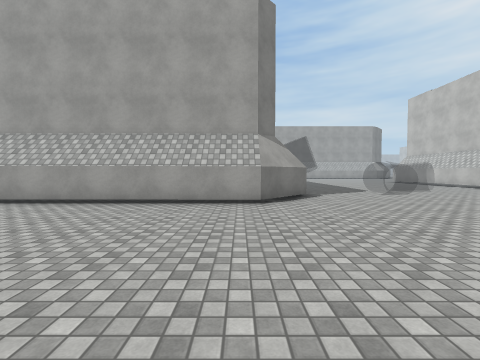
View 1 (above)

21 first-person views from a walk through a scene from a Unity 3-D project. The camera is 1.4 m above the floor, tilts 2° down and sees 90° across. The floor is counted in squares, 2 m on a side. Each view is taken from the middle of a square. On the plan, view 1 faces up. The plan holds only what a view shows up to about 9 squares ahead; the rest is blank. The place goes on beyond the plan. The player character is not drawn. Surface patterns are stand-ins for the level's own textures.

View 2
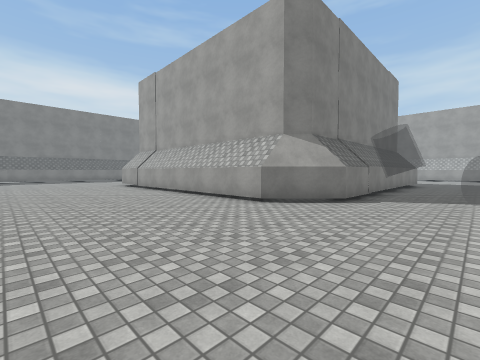

View 3
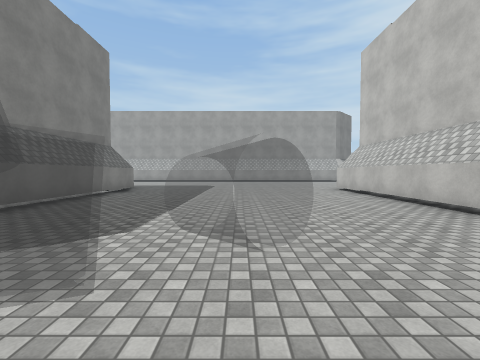

View 4
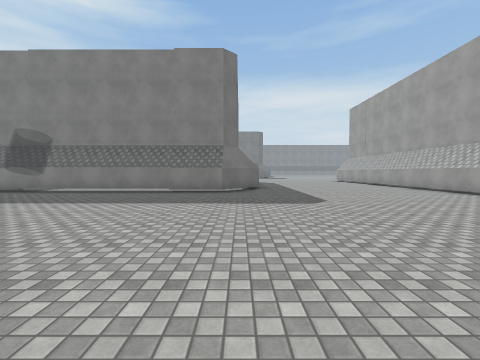

View 5
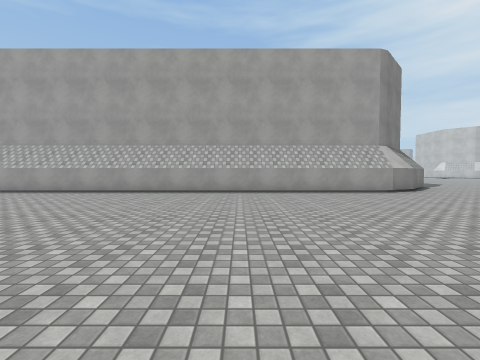

View 6
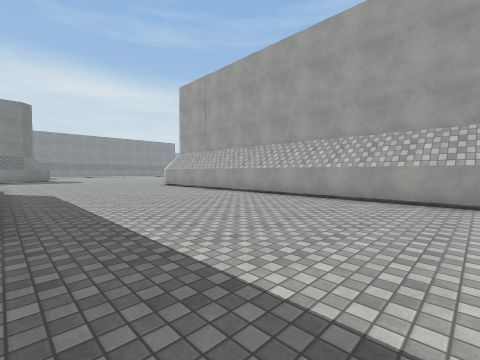

View 7
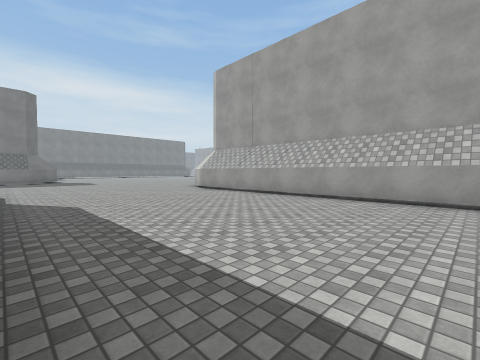

View 8
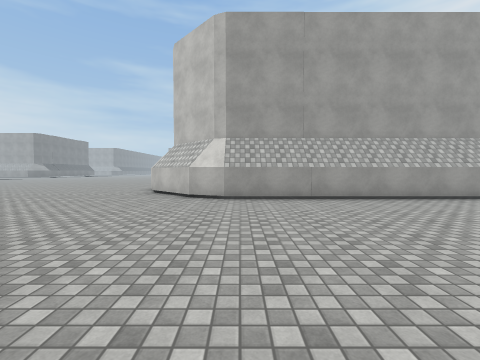

View 9
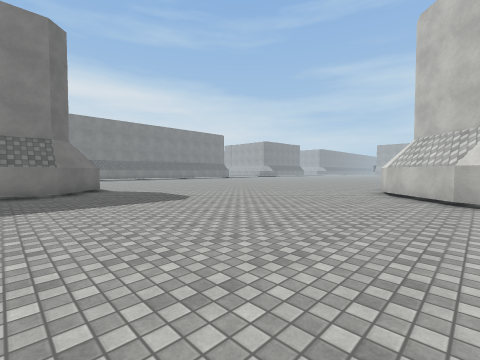

View 10
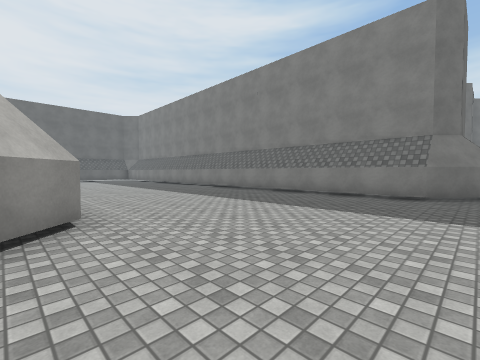

View 11
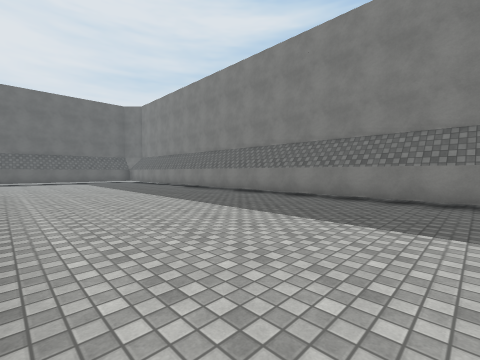

View 12
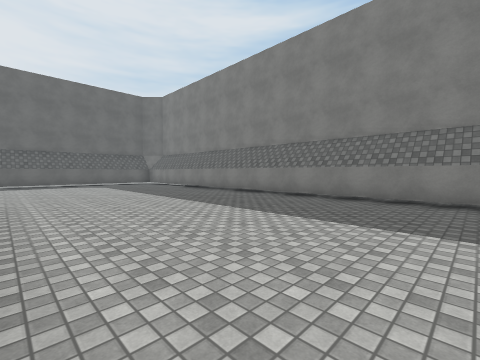

View 13
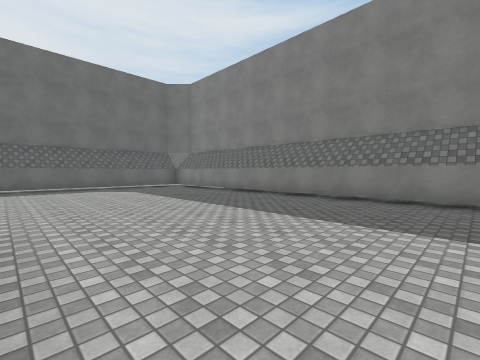

View 14
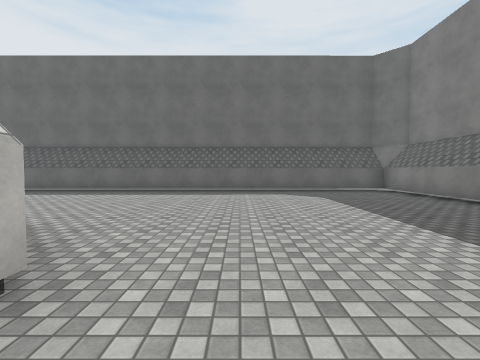

View 15
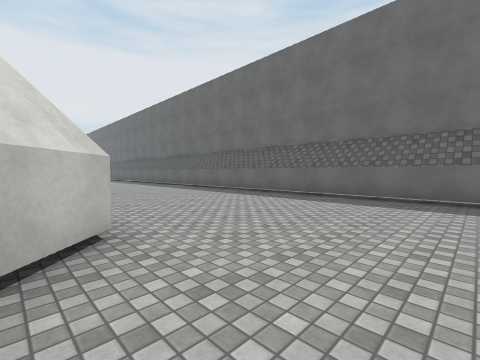

View 16
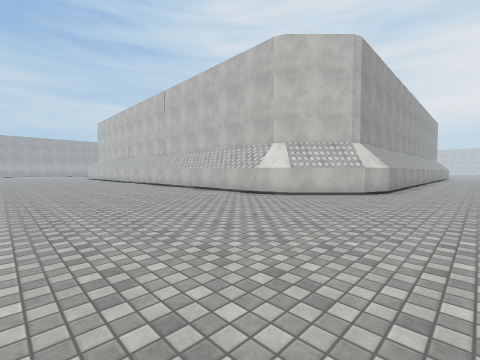

View 17
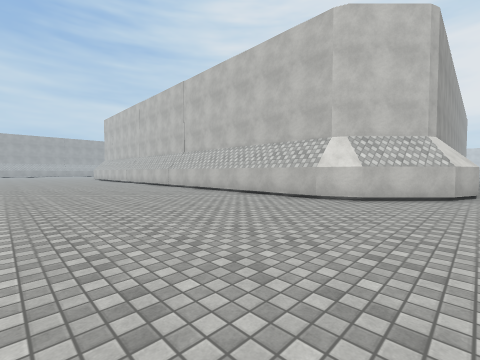

View 18
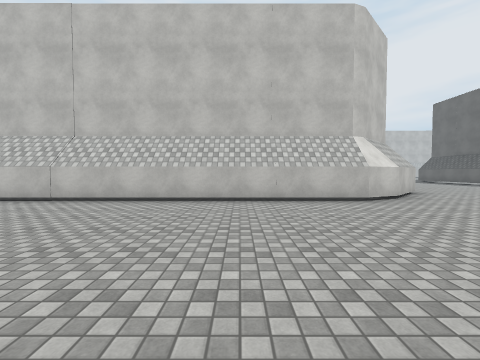

View 19
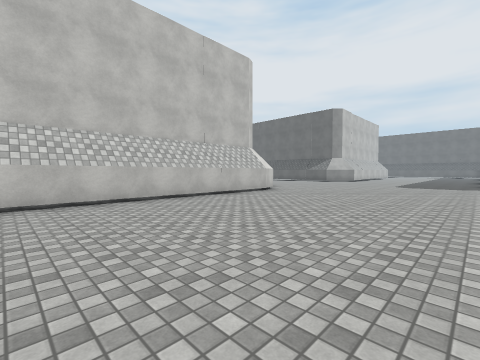

View 20
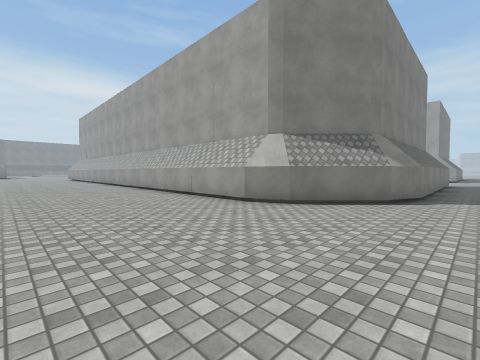

View 21
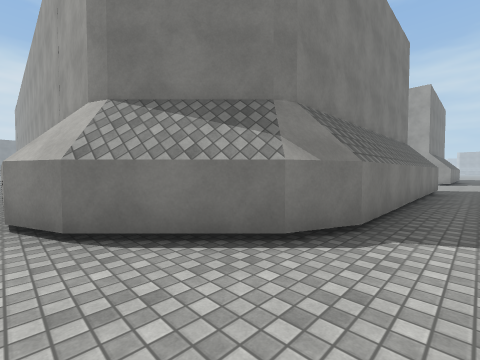

### Floor plan
Points are (right, up) in squares from view 1. A wall is a line through its corners. A room is listed if a view was taken in it or the views show most of it. See-through windows are left out.
Room 1 (views 1, 2, 3, 4, 5, 6, 7, 8, 9, 10, 11, 12, 13, 14, 15, 16, 17, 18, 19, 20, 21)
walls: (1, 16.3) (1.8, 15.4) (1.8, 6.6) (0.5, 5.2) (-5.2, 5.2); (-9.8, 15.3) (-9, 16.1); (9.8, 9.8) (9.8, 15); (-8.3, 5.2) (-9.2, 6.1); (-16.6, 18.5) (-16.1, 18.1) (-16.1, 3.4); (-16.1, 2.9) (-16.1, -0.6) (-3.2, -0.6); (16, 33.2) (16, 25.9) (15.6, 25) (14.1, 23.4) (13.1, 23) (-7.4, 23) (-8.4, 23.4) (-9.9, 25) (-10.3, 25.9) (-10.3, 33.5)
ways out: gap at (16, 33)

Where each view was taken, in squares from view 1:
view 1: 0 up, 0 right, facing up
view 2: 1 up, 4 right, facing up-left
view 3: 6 up, 6 right, facing up
view 4: 16 up, 10 right, facing left
view 5: 15 up, 8 right, facing up
view 6: 17 up, 4 right, facing up-left
view 7: 17 up, 1 right, facing up-left
view 8: 17 up, 7 left, facing up
view 9: 17 up, 8 left, facing up-left
view 10: 19 up, 9 left, facing down-left
view 11: 16 up, 10 left, facing down-left
view 12: 13 up, 10 left, facing down-left
view 13: 10 up, 10 left, facing down-left
view 14: 8 up, 11 left, facing down
view 15: 6 up, 11 left, facing down-right
view 16: 21 up, 16 left, facing up-right
view 17: 23 up, 16 left, facing up-right
view 18: 29 up, 16 left, facing right
view 19: 33 up, 16 left, facing down-right
view 20: 19 up, 17 right, facing up-left
view 21: 23 up, 17 right, facing up-left
